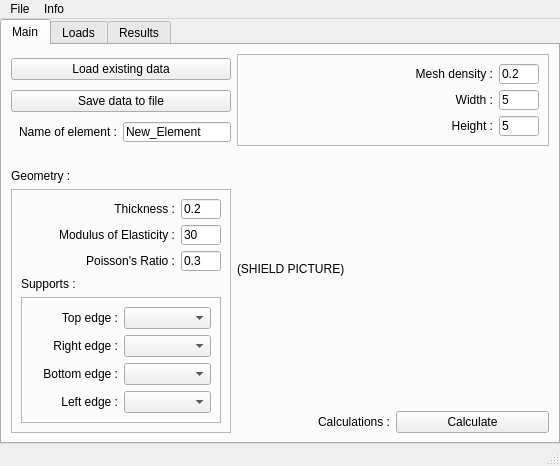
<?xml version="1.0" encoding="UTF-8"?>
<ui version="4.0">
 <class>MainShieldWindow</class>
 <widget class="QMainWindow" name="MainShieldWindow">
  <property name="geometry">
   <rect>
    <x>0</x>
    <y>0</y>
    <width>560</width>
    <height>466</height>
   </rect>
  </property>
  <property name="windowTitle">
   <string>MainWindow</string>
  </property>
  <widget class="QWidget" name="ShieldWindow">
   <layout class="QGridLayout" name="gridLayout">
    <property name="leftMargin">
     <number>0</number>
    </property>
    <property name="topMargin">
     <number>0</number>
    </property>
    <property name="rightMargin">
     <number>0</number>
    </property>
    <property name="bottomMargin">
     <number>0</number>
    </property>
    <property name="spacing">
     <number>0</number>
    </property>
    <item row="0" column="0">
     <widget class="QTabWidget" name="tabWidget">
      <property name="currentIndex">
       <number>0</number>
      </property>
      <widget class="QWidget" name="Main">
       <attribute name="title">
        <string>Main</string>
       </attribute>
       <layout class="QGridLayout" name="gridLayout_2">
        <item row="0" column="0">
         <layout class="QVBoxLayout" name="verticalLayout">
          <item>
           <widget class="QPushButton" name="pushButton_2">
            <property name="text">
             <string>Load existing data</string>
            </property>
           </widget>
          </item>
          <item>
           <widget class="QPushButton" name="pushButton_3">
            <property name="text">
             <string>Save data to file</string>
            </property>
           </widget>
          </item>
          <item>
           <layout class="QHBoxLayout" name="horizontalLayout_14">
            <item>
             <widget class="QLabel" name="label_15">
              <property name="text">
               <string>Name of element :</string>
              </property>
              <property name="alignment">
               <set>Qt::AlignRight|Qt::AlignTrailing|Qt::AlignVCenter</set>
              </property>
             </widget>
            </item>
            <item>
             <widget class="QLineEdit" name="NameInput">
              <property name="sizePolicy">
               <sizepolicy hsizetype="Maximum" vsizetype="Maximum">
                <horstretch>0</horstretch>
                <verstretch>0</verstretch>
               </sizepolicy>
              </property>
              <property name="maximumSize">
               <size>
                <width>6000</width>
                <height>20</height>
               </size>
              </property>
              <property name="text">
               <string>New_Element</string>
              </property>
             </widget>
            </item>
           </layout>
          </item>
         </layout>
        </item>
        <item row="1" column="1">
         <layout class="QVBoxLayout" name="verticalLayout_4">
          <item>
           <widget class="QLabel" name="label">
            <property name="text">
             <string>(SHIELD PICTURE)</string>
            </property>
           </widget>
          </item>
          <item>
           <spacer name="horizontalSpacer">
            <property name="orientation">
             <enum>Qt::Horizontal</enum>
            </property>
            <property name="sizeHint" stdset="0">
             <size>
              <width>40</width>
              <height>20</height>
             </size>
            </property>
           </spacer>
          </item>
          <item>
           <layout class="QHBoxLayout" name="horizontalLayout_2">
            <item>
             <widget class="QLabel" name="label_2">
              <property name="text">
               <string>Calculations :</string>
              </property>
              <property name="alignment">
               <set>Qt::AlignRight|Qt::AlignTrailing|Qt::AlignVCenter</set>
              </property>
             </widget>
            </item>
            <item>
             <widget class="QPushButton" name="pushButton">
              <property name="text">
               <string>Calculate</string>
              </property>
             </widget>
            </item>
           </layout>
          </item>
         </layout>
        </item>
        <item row="0" column="1">
         <widget class="QFrame" name="frame">
          <property name="frameShape">
           <enum>QFrame::StyledPanel</enum>
          </property>
          <property name="frameShadow">
           <enum>QFrame::Raised</enum>
          </property>
          <layout class="QVBoxLayout" name="verticalLayout_2">
           <item>
            <layout class="QHBoxLayout" name="horizontalLayout_4">
             <item>
              <widget class="QLabel" name="label_3">
               <property name="text">
                <string>Mesh density :</string>
               </property>
               <property name="alignment">
                <set>Qt::AlignRight|Qt::AlignTrailing|Qt::AlignVCenter</set>
               </property>
              </widget>
             </item>
             <item>
              <widget class="QLineEdit" name="DensityInput">
               <property name="sizePolicy">
                <sizepolicy hsizetype="Fixed" vsizetype="Fixed">
                 <horstretch>0</horstretch>
                 <verstretch>0</verstretch>
                </sizepolicy>
               </property>
               <property name="maximumSize">
                <size>
                 <width>40</width>
                 <height>20</height>
                </size>
               </property>
               <property name="text">
                <string>0.2</string>
               </property>
              </widget>
             </item>
            </layout>
           </item>
           <item>
            <layout class="QHBoxLayout" name="horizontalLayout_5">
             <item>
              <widget class="QLabel" name="label_4">
               <property name="text">
                <string>Width :</string>
               </property>
               <property name="alignment">
                <set>Qt::AlignRight|Qt::AlignTrailing|Qt::AlignVCenter</set>
               </property>
              </widget>
             </item>
             <item>
              <widget class="QLineEdit" name="WidthInput">
               <property name="sizePolicy">
                <sizepolicy hsizetype="Fixed" vsizetype="Fixed">
                 <horstretch>0</horstretch>
                 <verstretch>0</verstretch>
                </sizepolicy>
               </property>
               <property name="maximumSize">
                <size>
                 <width>40</width>
                 <height>20</height>
                </size>
               </property>
               <property name="text">
                <string>5</string>
               </property>
              </widget>
             </item>
            </layout>
           </item>
           <item>
            <layout class="QHBoxLayout" name="horizontalLayout_6">
             <item>
              <widget class="QLabel" name="label_5">
               <property name="text">
                <string>Height :</string>
               </property>
               <property name="alignment">
                <set>Qt::AlignRight|Qt::AlignTrailing|Qt::AlignVCenter</set>
               </property>
              </widget>
             </item>
             <item>
              <widget class="QLineEdit" name="HeightInput">
               <property name="sizePolicy">
                <sizepolicy hsizetype="Fixed" vsizetype="Fixed">
                 <horstretch>0</horstretch>
                 <verstretch>0</verstretch>
                </sizepolicy>
               </property>
               <property name="maximumSize">
                <size>
                 <width>40</width>
                 <height>20</height>
                </size>
               </property>
               <property name="text">
                <string>5</string>
               </property>
              </widget>
             </item>
            </layout>
           </item>
          </layout>
         </widget>
        </item>
        <item row="1" column="0">
         <layout class="QVBoxLayout" name="verticalLayout_3">
          <item>
           <spacer name="verticalSpacer">
            <property name="orientation">
             <enum>Qt::Vertical</enum>
            </property>
            <property name="sizeHint" stdset="0">
             <size>
              <width>20</width>
              <height>40</height>
             </size>
            </property>
           </spacer>
          </item>
          <item>
           <widget class="QLabel" name="label_6">
            <property name="text">
             <string>Geometry :</string>
            </property>
           </widget>
          </item>
          <item>
           <widget class="QFrame" name="frame_2">
            <property name="frameShape">
             <enum>QFrame::StyledPanel</enum>
            </property>
            <property name="frameShadow">
             <enum>QFrame::Raised</enum>
            </property>
            <layout class="QVBoxLayout" name="verticalLayout_5">
             <item>
              <layout class="QHBoxLayout" name="horizontalLayout_8">
               <item>
                <widget class="QLabel" name="label_7">
                 <property name="text">
                  <string>Thickness :</string>
                 </property>
                 <property name="alignment">
                  <set>Qt::AlignRight|Qt::AlignTrailing|Qt::AlignVCenter</set>
                 </property>
                </widget>
               </item>
               <item>
                <widget class="QLineEdit" name="ThicknessInput">
                 <property name="sizePolicy">
                  <sizepolicy hsizetype="Fixed" vsizetype="Fixed">
                   <horstretch>0</horstretch>
                   <verstretch>0</verstretch>
                  </sizepolicy>
                 </property>
                 <property name="maximumSize">
                  <size>
                   <width>40</width>
                   <height>20</height>
                  </size>
                 </property>
                 <property name="text">
                  <string>0.2</string>
                 </property>
                </widget>
               </item>
              </layout>
             </item>
             <item>
              <layout class="QHBoxLayout" name="horizontalLayout_9">
               <item>
                <widget class="QLabel" name="label_8">
                 <property name="text">
                  <string>Modulus of Elasticity :</string>
                 </property>
                 <property name="alignment">
                  <set>Qt::AlignRight|Qt::AlignTrailing|Qt::AlignVCenter</set>
                 </property>
                </widget>
               </item>
               <item>
                <widget class="QLineEdit" name="EInput">
                 <property name="sizePolicy">
                  <sizepolicy hsizetype="Fixed" vsizetype="Fixed">
                   <horstretch>0</horstretch>
                   <verstretch>0</verstretch>
                  </sizepolicy>
                 </property>
                 <property name="maximumSize">
                  <size>
                   <width>40</width>
                   <height>20</height>
                  </size>
                 </property>
                 <property name="text">
                  <string>30</string>
                 </property>
                </widget>
               </item>
              </layout>
             </item>
             <item>
              <layout class="QHBoxLayout" name="horizontalLayout_10">
               <item>
                <widget class="QLabel" name="label_9">
                 <property name="text">
                  <string>Poisson's Ratio :</string>
                 </property>
                 <property name="alignment">
                  <set>Qt::AlignRight|Qt::AlignTrailing|Qt::AlignVCenter</set>
                 </property>
                </widget>
               </item>
               <item>
                <widget class="QLineEdit" name="vInput">
                 <property name="sizePolicy">
                  <sizepolicy hsizetype="Fixed" vsizetype="Fixed">
                   <horstretch>0</horstretch>
                   <verstretch>0</verstretch>
                  </sizepolicy>
                 </property>
                 <property name="maximumSize">
                  <size>
                   <width>40</width>
                   <height>20</height>
                  </size>
                 </property>
                 <property name="text">
                  <string>0.3</string>
                 </property>
                </widget>
               </item>
              </layout>
             </item>
             <item>
              <widget class="QLabel" name="label_10">
               <property name="text">
                <string>Supports :</string>
               </property>
              </widget>
             </item>
             <item>
              <widget class="QFrame" name="frame_3">
               <property name="minimumSize">
                <size>
                 <width>200</width>
                 <height>0</height>
                </size>
               </property>
               <property name="frameShape">
                <enum>QFrame::StyledPanel</enum>
               </property>
               <property name="frameShadow">
                <enum>QFrame::Raised</enum>
               </property>
               <layout class="QVBoxLayout" name="verticalLayout_6">
                <item>
                 <layout class="QHBoxLayout" name="horizontalLayout_7">
                  <item>
                   <widget class="QLabel" name="label_11">
                    <property name="text">
                     <string>Top edge :</string>
                    </property>
                    <property name="alignment">
                     <set>Qt::AlignRight|Qt::AlignTrailing|Qt::AlignVCenter</set>
                    </property>
                   </widget>
                  </item>
                  <item>
                   <widget class="QComboBox" name="TopSupportInput"/>
                  </item>
                 </layout>
                </item>
                <item>
                 <layout class="QHBoxLayout" name="horizontalLayout_11">
                  <item>
                   <widget class="QLabel" name="label_12">
                    <property name="text">
                     <string>Right edge :</string>
                    </property>
                    <property name="alignment">
                     <set>Qt::AlignRight|Qt::AlignTrailing|Qt::AlignVCenter</set>
                    </property>
                   </widget>
                  </item>
                  <item>
                   <widget class="QComboBox" name="RightSupportInput"/>
                  </item>
                 </layout>
                </item>
                <item>
                 <layout class="QHBoxLayout" name="horizontalLayout_12">
                  <item>
                   <widget class="QLabel" name="label_13">
                    <property name="text">
                     <string> Bottom edge :</string>
                    </property>
                    <property name="alignment">
                     <set>Qt::AlignRight|Qt::AlignTrailing|Qt::AlignVCenter</set>
                    </property>
                   </widget>
                  </item>
                  <item>
                   <widget class="QComboBox" name="BottomSupportInput"/>
                  </item>
                 </layout>
                </item>
                <item>
                 <layout class="QHBoxLayout" name="horizontalLayout_13">
                  <item>
                   <widget class="QLabel" name="label_14">
                    <property name="text">
                     <string>Left edge :</string>
                    </property>
                    <property name="alignment">
                     <set>Qt::AlignRight|Qt::AlignTrailing|Qt::AlignVCenter</set>
                    </property>
                   </widget>
                  </item>
                  <item>
                   <widget class="QComboBox" name="LeftSupportInput"/>
                  </item>
                 </layout>
                </item>
               </layout>
              </widget>
             </item>
            </layout>
           </widget>
          </item>
         </layout>
        </item>
       </layout>
      </widget>
      <widget class="QWidget" name="Loads">
       <attribute name="title">
        <string>Loads</string>
       </attribute>
       <layout class="QGridLayout" name="gridLayout_3">
        <item row="1" column="1">
         <widget class="QLabel" name="label_16">
          <property name="text">
           <string>Picture of shield</string>
          </property>
          <property name="alignment">
           <set>Qt::AlignCenter</set>
          </property>
         </widget>
        </item>
        <item row="0" column="1">
         <widget class="QFrame" name="frame_8">
          <property name="frameShape">
           <enum>QFrame::StyledPanel</enum>
          </property>
          <property name="frameShadow">
           <enum>QFrame::Raised</enum>
          </property>
          <layout class="QVBoxLayout" name="verticalLayout_11">
           <item>
            <layout class="QHBoxLayout" name="horizontalLayout_22">
             <item>
              <widget class="QLabel" name="label_23">
               <property name="text">
                <string>axial on top edge </string>
               </property>
               <property name="alignment">
                <set>Qt::AlignRight|Qt::AlignTrailing|Qt::AlignVCenter</set>
               </property>
              </widget>
             </item>
             <item>
              <widget class="QLineEdit" name="YTInput">
               <property name="sizePolicy">
                <sizepolicy hsizetype="Fixed" vsizetype="Fixed">
                 <horstretch>0</horstretch>
                 <verstretch>0</verstretch>
                </sizepolicy>
               </property>
               <property name="maximumSize">
                <size>
                 <width>40</width>
                 <height>20</height>
                </size>
               </property>
               <property name="text">
                <string>0</string>
               </property>
              </widget>
             </item>
            </layout>
           </item>
           <item>
            <layout class="QHBoxLayout" name="horizontalLayout_23">
             <item>
              <widget class="QLabel" name="label_24">
               <property name="text">
                <string>shear on top edge</string>
               </property>
               <property name="alignment">
                <set>Qt::AlignRight|Qt::AlignTrailing|Qt::AlignVCenter</set>
               </property>
              </widget>
             </item>
             <item>
              <widget class="QLineEdit" name="XTInput">
               <property name="sizePolicy">
                <sizepolicy hsizetype="Fixed" vsizetype="Fixed">
                 <horstretch>0</horstretch>
                 <verstretch>0</verstretch>
                </sizepolicy>
               </property>
               <property name="maximumSize">
                <size>
                 <width>40</width>
                 <height>20</height>
                </size>
               </property>
               <property name="text">
                <string>0</string>
               </property>
              </widget>
             </item>
            </layout>
           </item>
          </layout>
         </widget>
        </item>
        <item row="1" column="0">
         <widget class="QFrame" name="frame_6">
          <property name="frameShape">
           <enum>QFrame::StyledPanel</enum>
          </property>
          <property name="frameShadow">
           <enum>QFrame::Raised</enum>
          </property>
          <layout class="QVBoxLayout" name="verticalLayout_9">
           <item>
            <layout class="QHBoxLayout" name="horizontalLayout_19">
             <item>
              <widget class="QLabel" name="label_20">
               <property name="text">
                <string>axial on left edge </string>
               </property>
               <property name="alignment">
                <set>Qt::AlignRight|Qt::AlignTrailing|Qt::AlignVCenter</set>
               </property>
              </widget>
             </item>
             <item>
              <widget class="QLineEdit" name="XLInput">
               <property name="sizePolicy">
                <sizepolicy hsizetype="Fixed" vsizetype="Fixed">
                 <horstretch>0</horstretch>
                 <verstretch>0</verstretch>
                </sizepolicy>
               </property>
               <property name="maximumSize">
                <size>
                 <width>40</width>
                 <height>20</height>
                </size>
               </property>
               <property name="text">
                <string>0</string>
               </property>
              </widget>
             </item>
            </layout>
           </item>
           <item>
            <layout class="QHBoxLayout" name="horizontalLayout_17">
             <item>
              <widget class="QLabel" name="label_18">
               <property name="text">
                <string>shear on left edge</string>
               </property>
               <property name="alignment">
                <set>Qt::AlignRight|Qt::AlignTrailing|Qt::AlignVCenter</set>
               </property>
              </widget>
             </item>
             <item>
              <widget class="QLineEdit" name="YLInput">
               <property name="sizePolicy">
                <sizepolicy hsizetype="Fixed" vsizetype="Fixed">
                 <horstretch>0</horstretch>
                 <verstretch>0</verstretch>
                </sizepolicy>
               </property>
               <property name="maximumSize">
                <size>
                 <width>40</width>
                 <height>20</height>
                </size>
               </property>
               <property name="text">
                <string>0</string>
               </property>
              </widget>
             </item>
            </layout>
           </item>
          </layout>
         </widget>
        </item>
        <item row="1" column="2">
         <widget class="QFrame" name="frame_7">
          <property name="frameShape">
           <enum>QFrame::StyledPanel</enum>
          </property>
          <property name="frameShadow">
           <enum>QFrame::Raised</enum>
          </property>
          <layout class="QVBoxLayout" name="verticalLayout_10">
           <item>
            <layout class="QHBoxLayout" name="horizontalLayout_20">
             <item>
              <widget class="QLabel" name="label_21">
               <property name="text">
                <string>axial on right edge </string>
               </property>
               <property name="alignment">
                <set>Qt::AlignRight|Qt::AlignTrailing|Qt::AlignVCenter</set>
               </property>
              </widget>
             </item>
             <item>
              <widget class="QLineEdit" name="XRInput">
               <property name="sizePolicy">
                <sizepolicy hsizetype="Fixed" vsizetype="Fixed">
                 <horstretch>0</horstretch>
                 <verstretch>0</verstretch>
                </sizepolicy>
               </property>
               <property name="maximumSize">
                <size>
                 <width>40</width>
                 <height>20</height>
                </size>
               </property>
               <property name="text">
                <string>0</string>
               </property>
              </widget>
             </item>
            </layout>
           </item>
           <item>
            <layout class="QHBoxLayout" name="horizontalLayout_21">
             <item>
              <widget class="QLabel" name="label_22">
               <property name="text">
                <string>shear on right edge</string>
               </property>
               <property name="alignment">
                <set>Qt::AlignRight|Qt::AlignTrailing|Qt::AlignVCenter</set>
               </property>
              </widget>
             </item>
             <item>
              <widget class="QLineEdit" name="YRInput">
               <property name="sizePolicy">
                <sizepolicy hsizetype="Fixed" vsizetype="Fixed">
                 <horstretch>0</horstretch>
                 <verstretch>0</verstretch>
                </sizepolicy>
               </property>
               <property name="maximumSize">
                <size>
                 <width>40</width>
                 <height>20</height>
                </size>
               </property>
               <property name="text">
                <string>0</string>
               </property>
              </widget>
             </item>
            </layout>
           </item>
          </layout>
         </widget>
        </item>
        <item row="2" column="1">
         <widget class="QFrame" name="frame_5">
          <property name="frameShape">
           <enum>QFrame::StyledPanel</enum>
          </property>
          <property name="frameShadow">
           <enum>QFrame::Raised</enum>
          </property>
          <layout class="QVBoxLayout" name="verticalLayout_8">
           <item>
            <layout class="QHBoxLayout" name="horizontalLayout_18">
             <item>
              <widget class="QLabel" name="label_19">
               <property name="text">
                <string>shear on bottom edge </string>
               </property>
               <property name="alignment">
                <set>Qt::AlignRight|Qt::AlignTrailing|Qt::AlignVCenter</set>
               </property>
              </widget>
             </item>
             <item>
              <widget class="QLineEdit" name="XBInput">
               <property name="sizePolicy">
                <sizepolicy hsizetype="Fixed" vsizetype="Fixed">
                 <horstretch>0</horstretch>
                 <verstretch>0</verstretch>
                </sizepolicy>
               </property>
               <property name="maximumSize">
                <size>
                 <width>40</width>
                 <height>20</height>
                </size>
               </property>
               <property name="text">
                <string>0</string>
               </property>
              </widget>
             </item>
            </layout>
           </item>
           <item>
            <layout class="QHBoxLayout" name="horizontalLayout_16">
             <item>
              <widget class="QLabel" name="label_17">
               <property name="text">
                <string>axial on bottom edge </string>
               </property>
               <property name="alignment">
                <set>Qt::AlignRight|Qt::AlignTrailing|Qt::AlignVCenter</set>
               </property>
              </widget>
             </item>
             <item>
              <widget class="QLineEdit" name="YBInput">
               <property name="sizePolicy">
                <sizepolicy hsizetype="Fixed" vsizetype="Fixed">
                 <horstretch>0</horstretch>
                 <verstretch>0</verstretch>
                </sizepolicy>
               </property>
               <property name="maximumSize">
                <size>
                 <width>40</width>
                 <height>20</height>
                </size>
               </property>
               <property name="text">
                <string>0</string>
               </property>
              </widget>
             </item>
            </layout>
           </item>
          </layout>
         </widget>
        </item>
        <item row="0" column="0">
         <widget class="QLabel" name="label_25">
          <property name="text">
           <string>Picture of sign legend</string>
          </property>
          <property name="alignment">
           <set>Qt::AlignCenter</set>
          </property>
         </widget>
        </item>
       </layout>
      </widget>
      <widget class="QWidget" name="Results">
       <attribute name="title">
        <string>Results</string>
       </attribute>
      </widget>
     </widget>
    </item>
   </layout>
  </widget>
  <widget class="QMenuBar" name="menubar">
   <property name="geometry">
    <rect>
     <x>0</x>
     <y>0</y>
     <width>560</width>
     <height>21</height>
    </rect>
   </property>
   <widget class="QMenu" name="menuGeometry">
    <property name="title">
     <string>File</string>
    </property>
    <addaction name="actionNew"/>
    <addaction name="actionOpen"/>
    <addaction name="actionSave"/>
    <addaction name="actionSave_as"/>
    <addaction name="actionClose"/>
   </widget>
   <widget class="QMenu" name="menuLoads">
    <property name="title">
     <string>Info</string>
    </property>
    <addaction name="actionAbout_FIDI"/>
   </widget>
   <addaction name="menuGeometry"/>
   <addaction name="menuLoads"/>
  </widget>
  <widget class="QStatusBar" name="statusbar"/>
  <action name="actionNew">
   <property name="text">
    <string>New element</string>
   </property>
  </action>
  <action name="actionOpen">
   <property name="text">
    <string>Open</string>
   </property>
  </action>
  <action name="actionSave">
   <property name="text">
    <string>Save</string>
   </property>
  </action>
  <action name="actionSave_as">
   <property name="text">
    <string>Save as...</string>
   </property>
  </action>
  <action name="actionClose">
   <property name="text">
    <string>Close</string>
   </property>
  </action>
  <action name="actionAbout_FIDI">
   <property name="text">
    <string>About FIDI</string>
   </property>
  </action>
 </widget>
 <resources/>
 <connections/>
</ui>
